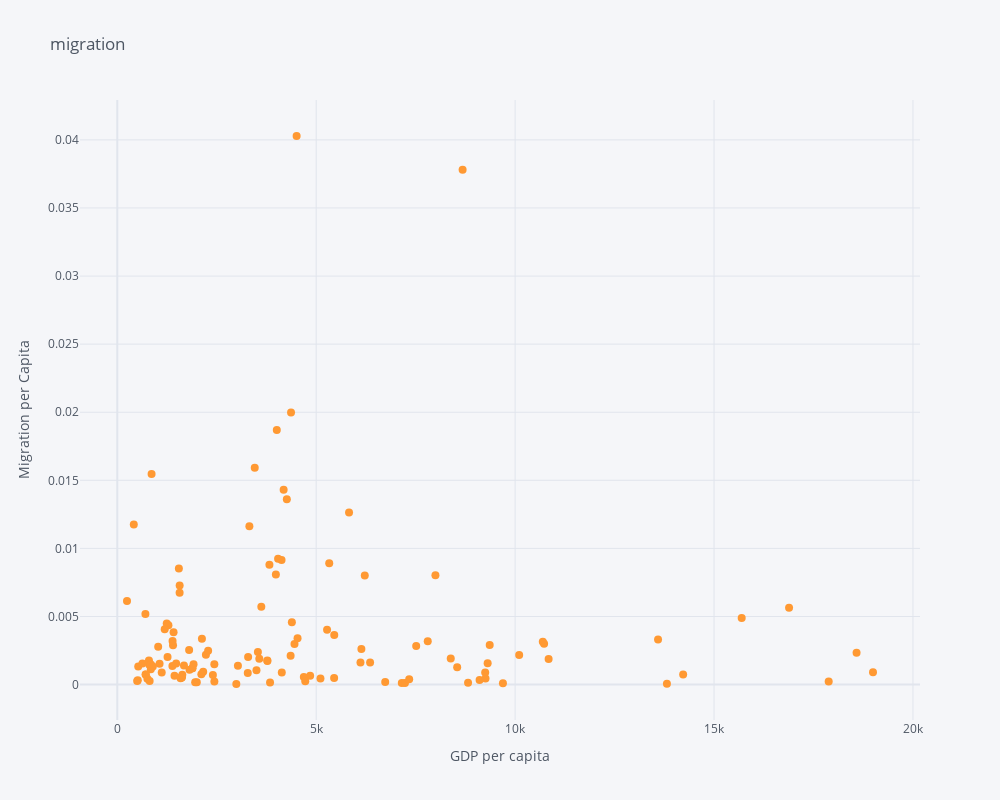

Here is the notebook cell this chart was saved with:
### Code cell
mig_lowinc.iplot(kind='scatter', mode = 'markers', size = 8,
         text=mig_lowinc.reset_index('country')['country'].values.tolist(),
         x = 'GDP per capita', y="Migration per Capita",
         xTitle="GDP per capita",yTitle="Migration per Capita",
         title="migration", dimensions=(1000, 800))

### Figure 1 — Plotly figure (JSON) as saved in the notebook; plotly's stock layout.template omitted (floating-point values rounded to 4 significant figures)
{"data": [{"line": {"color": "rgba(255, 153, 51, 1.0)", "dash": "solid", "shape": "linear", "width": 1.3}, "marker": {"size": 8, "symbol": "circle"}, "mode": "markers", "name": "Migration per Capita", "text": ["Africa Eastern and Southern", "Africa Western and Central", "Caribbean small states", "Central Europe and the Baltics", "Early-demographic dividend", "East Asia & Pacific (excluding high income)", "East Asia & Pacific (IDA & IBRD countries)", "Fragile and conflict affected situations", "IDA & IBRD total", "Latin America & Caribbean", "Latin America & the Caribbean (IDA & IBRD countries)", "Least developed countries: UN classification", "Low & middle income", "Low income", "Lower middle income", "Middle East & North Africa", "Middle East & North Africa (excluding high income)", "Middle East & North Africa (IDA & IBRD countries)", "Middle income", "Pacific island small states", "Pre-demographic dividend", "South Asia", "South Asia (IDA & IBRD)", "Sub-Saharan Africa", "Sub-Saharan Africa (excluding high income)", "Sub-Saharan Africa (IDA & IBRD countries)", "Afghanistan", "Albania", "Algeria", "Armenia", "Bangladesh", "Barbados", "Bolivia", "Bosnia and Herzegovina", "Bulgaria", "Burkina Faso", "Burundi", "Cabo Verde", "Cambodia", "Cameroon", "Central African Republic", "China", "Comoros", "Congo, Rep.", "Cote d'Ivoire", "Croatia", "Cuba", "Dominican Republic", "Egypt, Arab Rep.", "El Salvador", "Eswatini", "Fiji", "Gambia, The", "Georgia", "Ghana", "Greece", "Grenada", "Guatemala", "Guinea", "Guinea-Bissau", "Guyana", "Haiti", "Honduras", "India", "Indonesia", "Iraq", "Jamaica", "Kazakhstan", "Kenya", "Kiribati", "Kosovo", "Kyrgyz Republic", "Lao PDR", "Latvia", "Lebanon", "Lesotho", "Liberia", "Lithuania", "Malawi", "Mali", "Marshall Islands", "Mauritania", "Mauritius", "Mexico", "Micronesia, Fed. Sts.", "Moldova", "Montenegro", "Morocco", "Myanmar", "Namibia", "Nauru", "Nepal", "Nicaragua", "Niger", "North Macedonia", "Pakistan", "Paraguay", "Poland", "Romania", "Rwanda", "Samoa", "Sao Tome and Principe", "Senegal", "Solomon Islands", "South Africa", "Sri Lanka", "St. Vincent and the Grenadines", "Suriname", "Syrian Arab Republic", "Tajikistan", "Timor-Leste", "Togo", "Tonga", "Tunisia", "Turkiye", "Turkmenistan", "Tuvalu", "Uruguay", "Uzbekistan", "Vanuatu", "Viet Nam", "West Bank and Gaza", "Yemen, Rep.", "Zimbabwe"], "type": "scatter", "x": [1625.0, 1590.0, 10100.0, 14220.0, 3499.0, 7151.0, 7231.0, 1806.0, 4848.0, 9256.0, 9107.0, 1117.0, 4689.0, 804.9, 2159.0, 7337.0, 3771.0, 3773.0, 5107.0, 4129.0, 1438.0, 1888.0, 1888.0, 1611.0, 1610.0, 1611.0, 526.1, 4531.0, 4135.0, 4042.0, 1816.0, 17880.0, 3280.0, 5327.0, 8382.0, 711.2, 244.1, 3534.0, 1401.0, 1480.0, 414.7, 8817.0, 1415.0, 2228.0, 2113.0, 13590.0, 8543.0, 7513.0, 2440.0, 3986.0, 3824.0, 5825.0, 632.0, 4357.0, 1999.0, 18580.0, 9309.0, 4454.0, 843.5, 718.2, 6221.0, 1389.0, 2403.0, 1958.0, 3840.0, 4725.0, 5273.0, 9248.0, 1676.0, 1566.0, 4009.0, 1243.0, 2439.0, 15700.0, 8680.0, 1062.0, 706.9, 16890.0, 500.2, 795.7, 4508.0, 1635.0, 10840.0, 9693.0, 3320.0, 3455.0, 7803.0, 3289.0, 1263.0, 5454.0, 9361.0, 1028.0, 2127.0, 514.5, 5450.0, 1568.0, 6136.0, 13820.0, 10730.0, 756.5, 4262.0, 1548.0, 1385.0, 2284.0, 6734.0, 4388.0, 7997.0, 6113.0, 862.3, 844.4, 1286.0, 813.4, 4367.0, 3570.0, 10700.0, 6355.0, 4181.0, 19000.0, 1917.0, 3032.0, 2992.0, 3620.0, 893.7, 1192.0], "y": [0.0005422, 0.0004658, 0.002167, 0.0007415, 0.001059, 0.0001061, 0.0001059, 0.002535, 0.0006419, 0.0004443, 0.0003366, 0.0008921, 0.0005501, 0.001449, 0.0009491, 0.0003836, 0.00177, 0.001724, 0.0004534, 0.009144, 0.0006378, 0.001199, 0.001199, 0.0005112, 0.0005115, 0.0005112, 0.001321, 0.003399, 0.000886, 0.009231, 0.001086, 0.0002328, 0.0008455, 0.008915, 0.001916, 0.0007462, 0.006136, 0.002397, 0.002888, 0.001554, 0.01175, 0.0001293, 0.003836, 0.002184, 0.0007549, 0.00331, 0.001279, 0.002823, 0.0002287, 0.008077, 0.008795, 0.01263, 0.001551, 0.002115, 0.0001626, 0.00233, 0.001571, 0.002987, 0.001121, 0.0007437, 0.008005, 0.0032, 0.0007045, 0.0001622, 0.0001485, 0.0002498, 0.004034, 0.0008816, 0.001404, 0.006738, 0.0187, 0.004485, 0.001486, 0.00489, 0.0378, 0.001533, 0.005177, 0.005635, 0.0002682, 0.00176, 0.04029, 0.0007214, 0.001882, 0.0001013, 0.01162, 0.01592, 0.003181, 0.002021, 0.002016, 0.003636, 0.00291, 0.00277, 0.00337, 0.0003141, 0.0004907, 0.007277, 0.002616, 5.222e-05, 0.002998, 0.0004226, 0.0136, 0.008532, 0.001357, 0.002491, 0.0001886, 0.004585, 0.008025, 0.001613, 0.01547, 0.001466, 0.004353, 0.0002543, 0.01998, 0.001894, 0.003138, 0.001611, 0.01431, 0.0009029, 0.001499, 0.001389, 4.091e-05, 0.005713, 0.001321, 0.004062]}], "layout": {"height": 800, "legend": {"bgcolor": "#F5F6F9", "font": {"color": "#4D5663"}}, "paper_bgcolor": "#F5F6F9", "plot_bgcolor": "#F5F6F9", "title": {"font": {"color": "#4D5663"}, "text": "migration"}, "width": 1000, "xaxis": {"autorange": true, "gridcolor": "#E1E5ED", "range": [-937.2, 20180.0], "showgrid": true, "tickfont": {"color": "#4D5663"}, "title": {"font": {"color": "#4D5663"}, "text": "GDP per capita"}, "type": "linear", "zerolinecolor": "#E1E5ED"}, "yaxis": {"autorange": true, "gridcolor": "#E1E5ED", "range": [-0.002603, 0.04293], "showgrid": true, "tickfont": {"color": "#4D5663"}, "title": {"font": {"color": "#4D5663"}, "text": "Migration per Capita"}, "type": "linear", "zerolinecolor": "#E1E5ED"}}}
